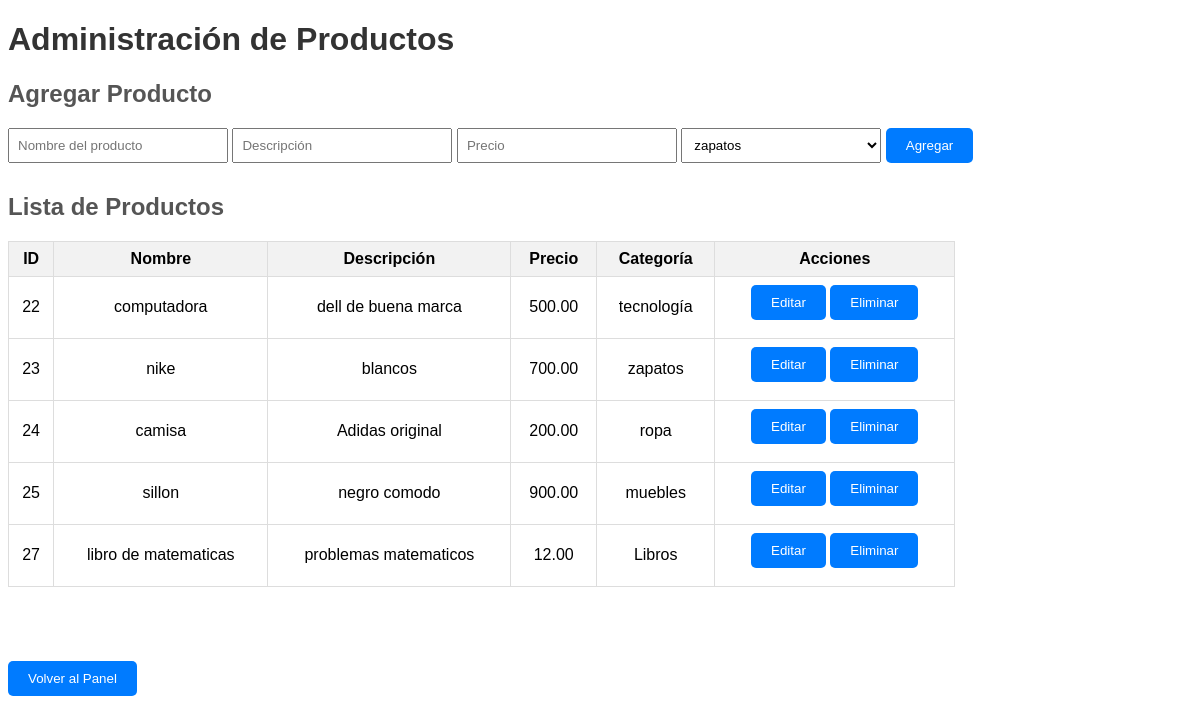
Page /admin_productos.php on the committed database.
### tables this page shows
CREATE TABLE `productos` (
  `id_producto` int(11) NOT NULL,
  `nombre_producto` varchar(100) NOT NULL,
  `descripcion` text DEFAULT NULL,
  `precio` decimal(10,2) NOT NULL,
  `id_categoria` int(11) DEFAULT NULL
);

CREATE TABLE `categorias` (
  `id_categoria` int(11) NOT NULL,
  `nombre_categoria` varchar(50) NOT NULL
);

### conexionBD.php (called while the page is built, shortened)
<?php
class ConexionBD {
    private $server = "localhost";
    private $database = "Usuariosjg";
    private $username = "root";
    private $password = "";
    public function conectar(){
        try {
            $this->conexion = new PDO("mysql:host=$this->server;dbname=$this->database", $this->username, $this->password);
            $this->conexion->setAttribute(PDO::ATTR_ERRMODE, PDO::ERRMODE_EXCEPTION);
            return $this->conexion;
        } catch (PDOException $e) {
            die("Error de conexión: " . $e->getMessage());
        }
    }
}
?>

### Categoria.php (called while the page is built, shortened)
<?php
include('conexionBD.php');
class Categoria {
    private $conexion;
    public function __construct(ConexionBD $conexion) {
        $this->conexion = $conexion->conectar();
    }
    public function listarCategorias() {
        try {
            $stmt = $this->conexion->query("SELECT * FROM categorias");
            return $stmt->fetchAll();
        } catch (PDOException $e) {
            echo $e->getMessage();
            return [];
        }
    }
}
?>

### Producto.php (called while the page is built, shortened)
<?php
include_once('conexionBD.php');
class Producto {
    private $conexion;
    public function __construct(ConexionBD $conexion) {
        $this->conexion = $conexion->conectar();
    }
    public function listarProductos() {
        try {
            $stmt = $this->conexion->query("SELECT p.*, c.nombre_categoria
                                            FROM productos p
                                            INNER JOIN categorias c ON p.id_categoria = c.id_categoria");
            return $stmt->fetchAll();
        } catch (PDOException $e) {
            echo $e->getMessage();
            return [];
        }
    }
}
?>

### admin_productos.php (the view, shortened to what this page needs)
<?php
include_once('Categoria.php');
include_once('Producto.php');
$conexion = new ConexionBD();
$categoria = new Categoria($conexion);
$categorias = $categoria->listarCategorias();
$producto = new Producto($conexion);
$productos = $producto->listarProductos();
?>
<!DOCTYPE html>
<html lang="es">
<head>
    <link rel="stylesheet" href="estilos_admin_productos.css">
</head>
<body>
    <h1>Administración de Productos</h1>
    <h2>Agregar Producto</h2>
    <form action="procesar_producto.php" method="post">
        <input type="text" name="nombre_producto" placeholder="Nombre del producto">
        <input type="text" name="descripcion" placeholder="Descripción">
        <input type="number" name="precio" placeholder="Precio">
        <select name="id_categoria">
            <?php foreach ($categorias as $categoria): ?>
                <option value="<?php echo $categoria['id_categoria']; ?>"><?php echo $categoria['nombre_categoria']; ?></option>
            <?php endforeach; ?>
        </select>
        <button type="submit" name="agregar_producto">Agregar</button>
    </form>
    <h2>Lista de Productos</h2>
    <table border="1">
        <thead>
            <tr>
                <th>ID</th>
                <th>Nombre</th>
                <th>Descripción</th>
                <th>Precio</th>
                <th>Categoría</th>
                <th>Acciones</th>
            </tr>
        </thead>
        <tbody>
            <?php foreach ($productos as $producto): ?>
            <tr>
                <td><?php echo $producto['id_producto']; ?></td>
                <td><?php echo $producto['nombre_producto']; ?></td>
                <td><?php echo $producto['descripcion']; ?></td>
                <td><?php echo $producto['precio']; ?></td>
                <td><?php echo $producto['nombre_categoria']; ?></td>
                <td>
                    <form action="admin_productos.php" method="post" style="display: inline-block;">
                        <button type="submit" name="editar_producto">Editar</button>
                    </form>
                    <form action="procesar_producto.php" method="post" style="display: inline-block;">
                        <button type="submit" name="eliminar_producto">Eliminar</button>
                    </form>
                </td>
            </tr>
            <?php endforeach; ?>
        </tbody>
    </table>
    <br><br><br>
    <form action="admin.php" method="post">
        <button type="submit">Volver al Panel</button>
    </form>
</body>
</html>

### estilos_admin_productos.css (style rules this page uses)
body { font-family: Arial, sans-serif; }
h1 { color: #333; }
h2 { color: #555; }
input[type="text"], input[type="number"], select { padding: 8px; margin-bottom: 10px; width: 200px; }
button { background-color: #007bff; color: #fff; padding: 10px 20px; border: none; border-radius: 5px; cursor: pointer; margin-bottom: 10px; }
table { width: 80%; border-collapse: collapse; margin-bottom: 20px; }
th, td { border: 1px solid #ddd; padding: 8px; text-align: center; }
th { background-color: #f2f2f2; }

### rows in the picture
productos: id_producto "22", nombre_producto "computadora", descripcion "dell de buena marca", precio "500.00", id_categoria.nombre_categoria "tecnología"
productos: id_producto "23", nombre_producto "nike", descripcion "blancos", precio "700.00", id_categoria.nombre_categoria "zapatos"
productos: id_producto "24", nombre_producto "camisa", descripcion "Adidas original", precio "200.00", id_categoria.nombre_categoria "ropa"
productos: id_producto "25", nombre_producto "sillon", descripcion "negro comodo", precio "900.00", id_categoria.nombre_categoria "muebles"
productos: id_producto "27", nombre_producto "libro de matematicas", descripcion "problemas matematicos", precio "12.00", id_categoria.nombre_categoria "Libros"

### other values in the picture
form field id_categoria "zapatos"
